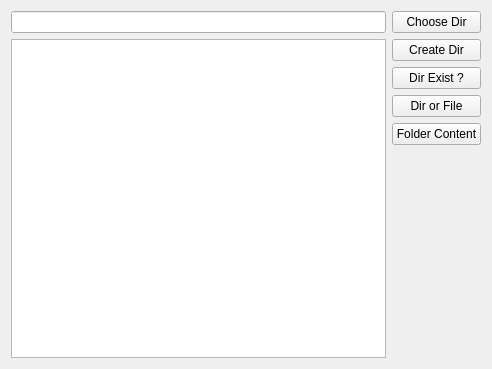
<?xml version="1.0" encoding="UTF-8"?>
<ui version="4.0">
 <class>Widget</class>
 <widget class="QWidget" name="Widget">
  <property name="geometry">
   <rect>
    <x>0</x>
    <y>0</y>
    <width>492</width>
    <height>369</height>
   </rect>
  </property>
  <property name="windowTitle">
   <string>Widget</string>
  </property>
  <layout class="QHBoxLayout" name="horizontalLayout">
   <item>
    <layout class="QVBoxLayout" name="verticalLayout">
     <item>
      <widget class="QLineEdit" name="lineEdit"/>
     </item>
     <item>
      <widget class="QListWidget" name="listWidget"/>
     </item>
    </layout>
   </item>
   <item>
    <layout class="QVBoxLayout" name="verticalLayout_2">
     <item>
      <widget class="QPushButton" name="chooseDirButton">
       <property name="text">
        <string>Choose Dir</string>
       </property>
      </widget>
     </item>
     <item>
      <widget class="QPushButton" name="createDirButton">
       <property name="text">
        <string>Create Dir</string>
       </property>
      </widget>
     </item>
     <item>
      <widget class="QPushButton" name="dirExistButton">
       <property name="text">
        <string>Dir Exist ?</string>
       </property>
      </widget>
     </item>
     <item>
      <widget class="QPushButton" name="dirOrFileButton">
       <property name="text">
        <string>Dir or File</string>
       </property>
      </widget>
     </item>
     <item>
      <widget class="QPushButton" name="folderContentButton">
       <property name="text">
        <string>Folder Content</string>
       </property>
      </widget>
     </item>
     <item>
      <spacer name="verticalSpacer">
       <property name="orientation">
        <enum>Qt::Vertical</enum>
       </property>
       <property name="sizeHint" stdset="0">
        <size>
         <width>20</width>
         <height>40</height>
        </size>
       </property>
      </spacer>
     </item>
    </layout>
   </item>
  </layout>
 </widget>
 <layoutdefault spacing="6" margin="11"/>
 <resources/>
 <connections/>
</ui>
